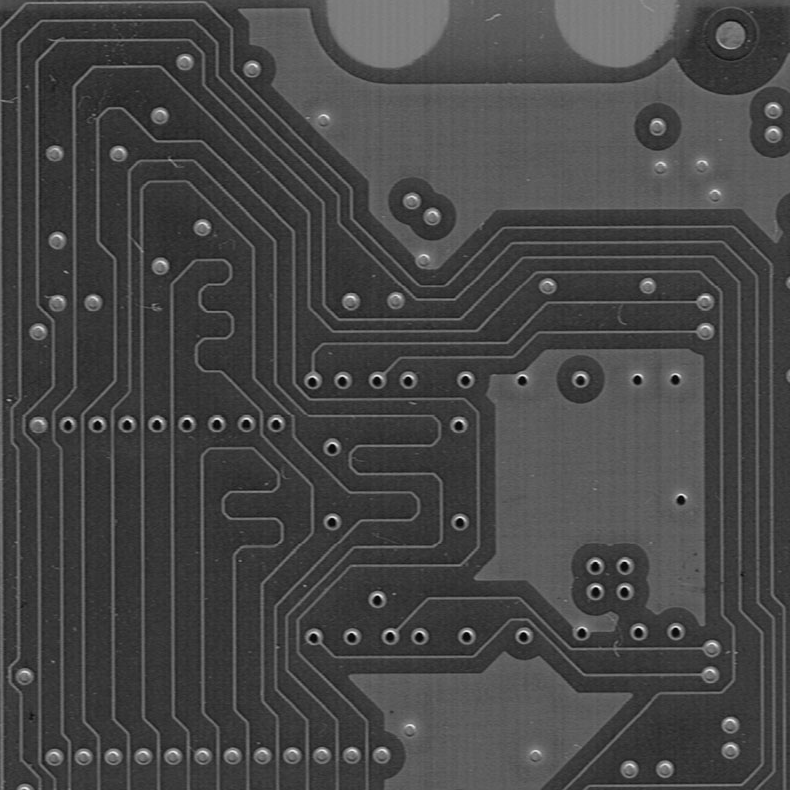
#> input picture Desafio Standford/pcbCroppedTranslated.png, 790 x 790 px; the run also reads 1 picture not shown here
$ python placas.py
#> lines starting #> are read from the running program, lines starting #| are printed output that depends on the picture; after the words box and inside, x2 and y2 are one past the last pixel; in counts of white or black regions, pixels touching at a corner belong together
import cv2
import numpy as np

# Carregando as imagens das placas
placa_sem_defeito = cv2.imread('pcbCroppedTranslated.png')
#> placa_sem_defeito is the input picture: shape (790, 790, 3); min 0, max 248, mean 70.2
placa_com_defeito = cv2.imread('pcbCroppedTranslatedDefected.png')

# Verificando se as imagens foram carregadas corretamente
if placa_sem_defeito is None or placa_com_defeito is None:
    print("Erro ao carregar as imagens.")
else:
    # Convertendo as imagens para tons de cinza (para simplificar a subtração)
    placa_sem_defeito_gray = cv2.cvtColor(placa_sem_defeito, cv2.COLOR_BGR2GRAY)
    placa_com_defeito_gray = cv2.cvtColor(placa_com_defeito, cv2.COLOR_BGR2GRAY)

    # Calculando a diferença entre as duas imagens
    diferenca = cv2.absdiff(placa_sem_defeito_gray, placa_com_defeito_gray)

    # Definindo um limite para destacar as diferenças (pode ser ajustado)
    limite = 30
    _, diferenca_binaria = cv2.threshold(diferenca, limite, 255, cv2.THRESH_BINARY)
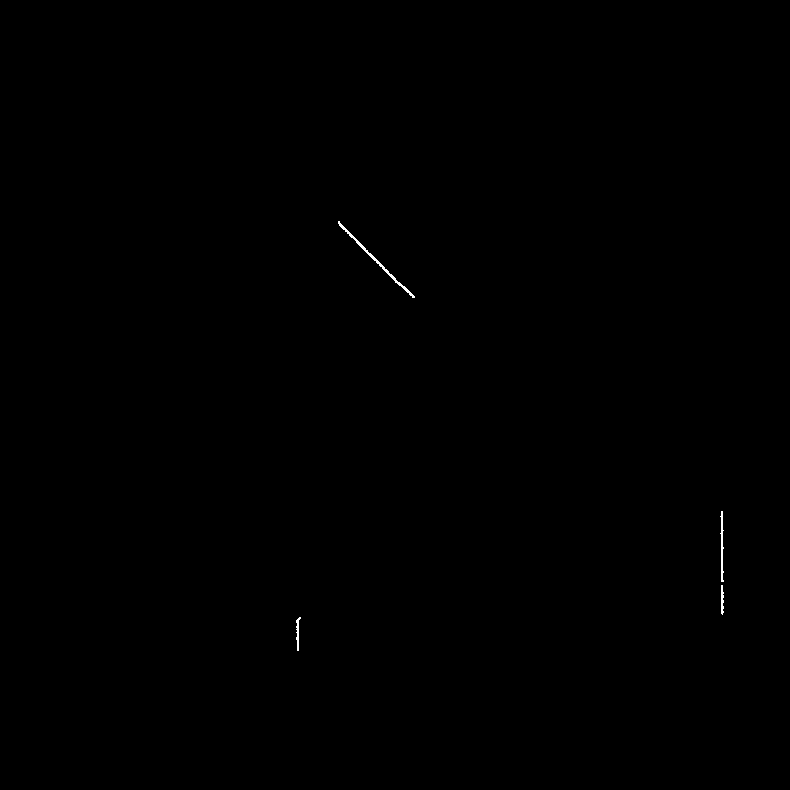
#> diferenca_binaria: shape (790, 790); 0.09% white in thin lines or dots, all inside (x1, y1, x2, y2) = (296, 221, 724, 651)

    # Encontrando os contornos das diferenças
    contornos, _ = cv2.findContours(diferenca_binaria, cv2.RETR_EXTERNAL, cv2.CHAIN_APPROX_SIMPLE)
#> contornos = 4 contours; box (x1, y1, x2, y2) and area: (338, 221, 415, 298) 194, (720, 511, 724, 582) 78, (296, 617, 301, 651) 45, (721, 585, 724, 615) 42

    # Desenhando os contornos nas placas com defeito
    placa_com_defeito_copy = placa_com_defeito.copy()
    cv2.drawContours(placa_com_defeito_copy, contornos, -1, (0, 0, 255), 2)
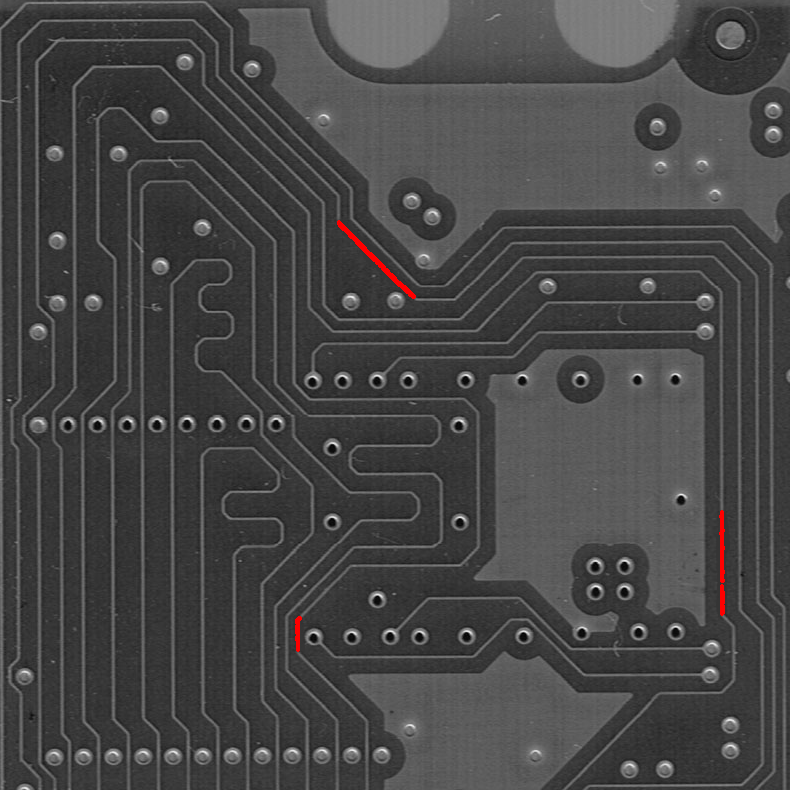
#> placa_com_defeito_copy: shape (790, 790, 3); mean B, G, R 70, 70, 70.5

    # Exibindo as imagens
    cv2.imshow('Placa sem defeito', placa_sem_defeito)
    cv2.imshow('Placa com defeito', placa_com_defeito_copy)
    cv2.waitKey(0)
    #fechando as imagens
    cv2.destroyAllWindows()
